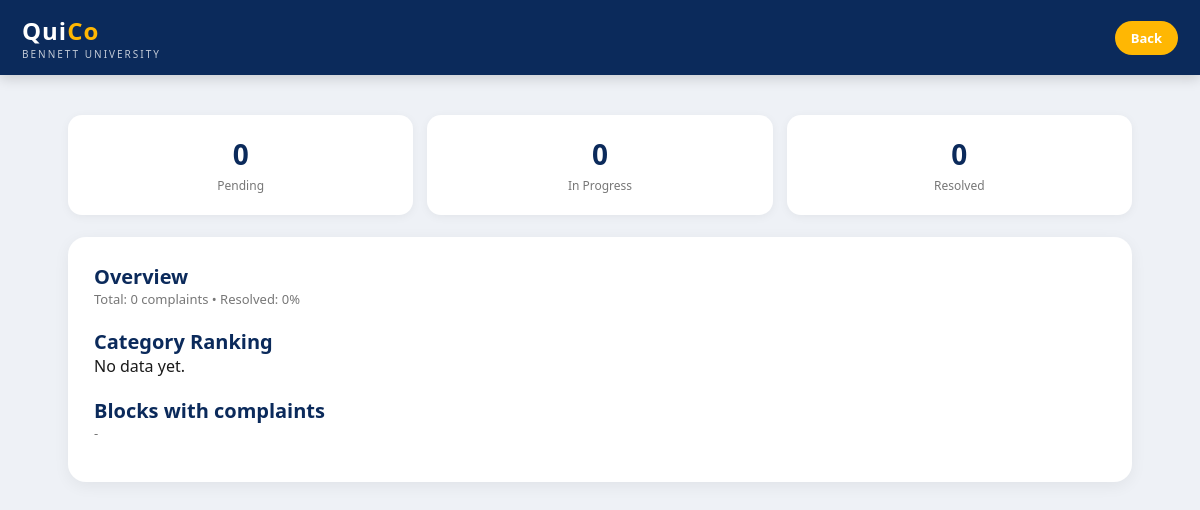
Page /stats/ (signed in) on the earlier database version.
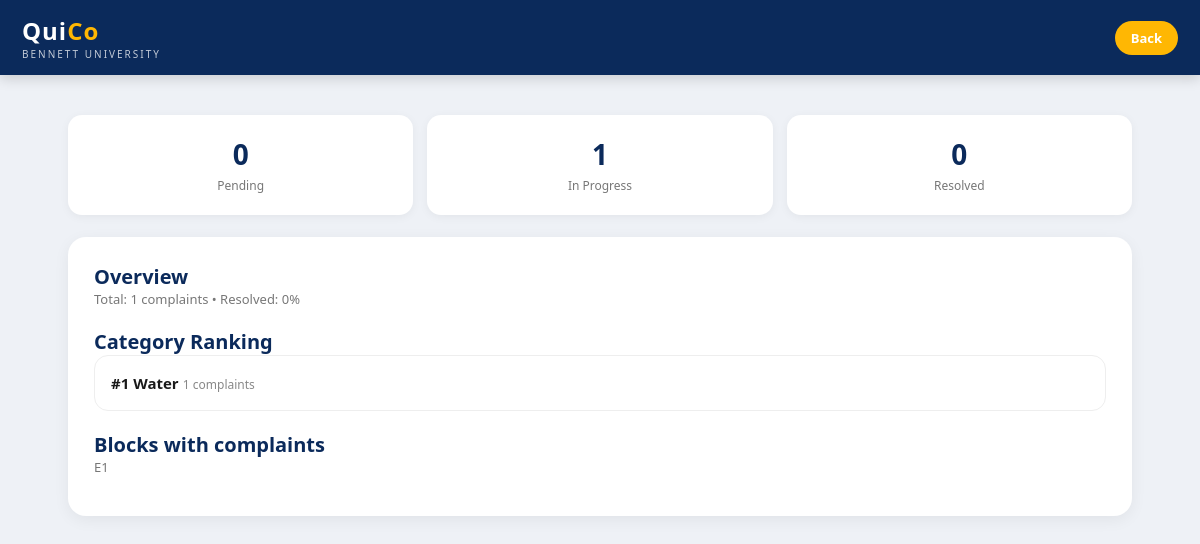
Same page on the later database version.
### complaints/models.py (models this page shows, shortened)
class Complaint(models.Model):
    STATUS = [("Pending","Pending"),("InProgress","In Progress"),("Resolved","Resolved")]
    URGENCY = [("Low","Low"),("Medium","Medium"),("High","High")]
    name = models.CharField(max_length=100)
    enroll = models.CharField(max_length=20)
    category = models.CharField(max_length=50)
    urgency = models.CharField(max_length=10, choices=URGENCY, default="Low")
    block = models.CharField(max_length=10, blank=True)
    room = models.CharField(max_length=10, blank=True)
    title = models.CharField(max_length=200)
    desc = models.TextField()
    status = models.CharField(max_length=12, choices=STATUS, default="Pending")
    photo = models.ImageField(upload_to="complaints/", blank=True)
    created = models.DateTimeField(auto_now_add=True)

### complaints/views.py (the view)
# urls.py: path("stats/", views.stats_view, name="stats"),
@login_required
def stats_view(request):
    complaints = Complaint.objects.order_by("created")
    data = build_stats(complaints)
    data["urgent"] = first_urgent_pending(complaints)
    return render(request, "stats.html", data)

### complaints/utils.py (called while the page is built)
def first_urgent_pending(complaints):
    found = None
    for c in complaints:
        if c.status == "Resolved":
            continue
        if c.urgency == "High":
            found = c
            break                                      # break
    return found

### templates/stats.html (shortened to what this page needs)
{% load static %}
<!DOCTYPE html>
<html lang="en">
<head>
  <link rel="stylesheet" href="{% static 'CSS/style.css' %}">
</head>
<body>
<header>
  <div class="brand"><b>Qui<span>Co</span></b><small>BENNETT UNIVERSITY</small></div>
  <div class="header-right"><a class="btn-yellow" href="{% url 'home' %}">Back</a></div>
</header>
<main class="container">
  <section class="stats">
    {% for label, count in status_rows %}
      <div class="stat"><b>{{ count }}</b><span>{{ label }}</span></div>
    {% endfor %}
  </section>
  <section class="list-box">
    <h3>Overview</h3>
    <p class="form-sub">Total: {{ total }} complaints • Resolved: {{ resolved_percent }}%</p>
    <h3 style="margin-top:20px">Category Ranking</h3>
    {% for r in ranking %}
      <div class="complaint"><b>#{{ r.rank }} {{ r.name }}</b> <span class="meta">{{ r.count }} complaints</span></div>
    {% empty %}
      <p>No data yet.</p>
    {% endfor %}
    <h3 style="margin-top:20px">Blocks with complaints</h3>
    <p class="form-sub">{{ blocks|join:", "|default:"-" }}</p>
  </section>
</main>
</body>
</html>

Differences in the rows shown:
added Complaint: name "Water"
Other differences:
{{ total }}: "0" → "1"
{{ blocks|join:", "|default:"-" }}: "-" → "E1"
new list line: "1 In Progress"
new list line: "# 1 1 complaints"
list line gone: "0 In Progress"
text no longer shown: "No data yet."
